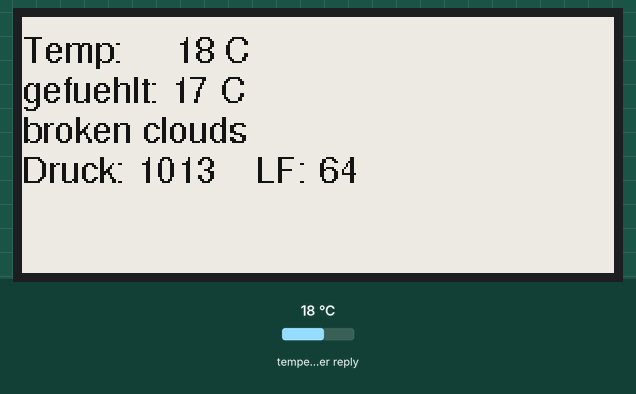
This sketch was run on a simulated ESP8266 (NodeMCU). On the bench: 296×128 one-colour display. Inputs (shaded band) come from the test bench; at power-on: temperature in the weather reply 18 °C. WiFi joins after 1.5 s; servers stay silent unless stated; web services answer with replies made up by the test bench; what the sketch prints to the serial monitor is not drawn.

Above: at 9.8 s.

The sketch:

epaper_weather.ino
```cpp
#include <Arduino.h>
#include <ESP8266WiFi.h>
#include <ESP8266WiFiMulti.h>
#include <ESP8266HTTPClient.h>
#include <WiFiClient.h>
ESP8266WiFiMulti WiFiMulti;


#include <ArduinoJson.h>

// mapping suggestion for ESP32, e.g. LOLIN32, see .../variants/.../pins_arduino.h for your board
// NOTE: there are variants with different pins for SPI ! CHECK SPI PINS OF YOUR BOARD
// BUSY -> 4, RST -> 16, DC -> 17, CS -> SS(5), CLK -> SCK(18), DIN -> MOSI(23), GND -> GND, 3.3V -> 3.3V

#include <GxEPD.h>
#include <GxGDEH029A1/GxGDEH029A1.h>      // 2.9" b/w

// FreeFonts from Adafruit_GFX
#include <Fonts/FreeSans9pt7b.h>

#include <GxIO/GxIO_SPI/GxIO_SPI.h>
#include <GxIO/GxIO.h>

GxIO_Class io(SPI, /*CS=D8*/ SS, /*DC=D3*/ 0, /*RST=D4*/ 2); // arbitrary selection of D3(=0), D4(=2), selected for default of GxEPD_Class
GxEPD_Class display(io, /*RST=D4*/ 2, /*BUSY=D2*/ 4); // default selection of D4(=2), D2(=4)

#define DEBUG true
#define LED D4
int DELAYTIME = 1000 * 60 * 1;

void setup()
{
  pinMode(LED, OUTPUT);
  digitalWrite(LED, LOW);
  if ( DEBUG == true ) {
    Serial.begin(115200);
  }


  for (uint8_t t = 4; t > 0; t--) {
    Serial.printf("[SETUP] WAIT %d...\n", t);
    Serial.flush();
    delay(1000);
  }
  WiFi.mode(WIFI_STA);
  WiFiMulti.addAP("MayBeNot", "EmmerichLan");
  digitalWrite(LED, HIGH);
  if ( DEBUG == true ) {
    Serial.print("Wait for WiFi... ");
    while (WiFiMulti.run() != WL_CONNECTED) {
      Serial.print(".");
      delay(500);
    }

    Serial.println("");
    Serial.println("WiFi connected");
    Serial.println("IP address: ");
    Serial.println(WiFi.localIP());
  }

  //display.init(115200); // enable diagnostic output on Serial
  display.setRotation(1);
  display.fillScreen(GxEPD_WHITE);
  display.setTextColor(GxEPD_BLACK);
  display.setFont( &FreeSans9pt7b );
  display.update();
  digitalWrite(LED, LOW);
}

void loop()
{

    WiFiClient client;
    HTTPClient http;
    Serial.print("[HTTP] begin...\n");
    if (http.begin(client, "http://api.openweathermap.org/data/2.5/weather?id=2867543&APPID=31a78be80554c0f4776c76af58ed50da&lang=de&units=metric")) {  // HTTP
      digitalWrite(LED, LOW);
      if ( DEBUG == true ) {
        Serial.print("[HTTP] GET...\n");
      }
      // start connection and send HTTP header
      int httpCode = http.GET();
      // httpCode will be negative on error
      if (httpCode > 0) {
        // HTTP header has been send and Server response header has been handled
        if ( DEBUG == true ) {
          Serial.printf("[HTTP] GET... code: %d\n", httpCode);
        }
        // file found at server
        if (httpCode == HTTP_CODE_OK || httpCode == HTTP_CODE_MOVED_PERMANENTLY) {
          String json = http.getString();
          const size_t capacity = JSON_ARRAY_SIZE(3) + 2*JSON_OBJECT_SIZE(1) + JSON_OBJECT_SIZE(2) + 3*JSON_OBJECT_SIZE(4) + JSON_OBJECT_SIZE(5) + JSON_OBJECT_SIZE(6) + JSON_OBJECT_SIZE(12) + 340;
          DynamicJsonDocument doc(capacity);
          deserializeJson(doc, json);

          float coord_lon = doc["coord"]["lon"]; // -0.13
          float coord_lat = doc["coord"]["lat"]; // 51.51

          JsonArray weather = doc["weather"];

          JsonObject weather_0 = weather[0];
          int weather_0_id = weather_0["id"]; // 301
          const char* weather_0_main = weather_0["main"]; // "Drizzle"
          const char* weather_0_description = weather_0["description"]; // "drizzle"
          const char* weather_0_icon = weather_0["icon"]; // "09n"

          JsonObject weather_1 = weather[1];
          int weather_1_id = weather_1["id"]; // 701
          const char* weather_1_main = weather_1["main"]; // "Mist"
          const char* weather_1_description = weather_1["description"]; // "mist"
          const char* weather_1_icon = weather_1["icon"]; // "50n"

          JsonObject weather_2 = weather[2];
          int weather_2_id = weather_2["id"]; // 741
          const char* weather_2_main = weather_2["main"]; // "Fog"
          const char* weather_2_description = weather_2["description"]; // "fog"
          const char* weather_2_icon = weather_2["icon"]; // "50n"

          const char* base = doc["base"]; // "stations"

          JsonObject main = doc["main"];
          String main_temp = main["temp"]; // 281.87
          String main_feels_like = main["feels_like"]; // 281.87
          int main_pressure = main["pressure"]; // 1032
          int main_humidity = main["humidity"]; // 100
          float main_temp_min = main["temp_min"]; // 281.15
          float main_temp_max = main["temp_max"]; // 283.15

          int visibility = doc["visibility"]; // 2900

          float wind_speed = doc["wind"]["speed"]; // 1.5

          int clouds_all = doc["clouds"]["all"]; // 90
          if ( DEBUG == true ) {
            Serial.println ( weather_0_description );
            Serial.println ( main_temp );
            Serial.println(json);
          }
          String firstmessage   = "Temp:     ";
          firstmessage        += main_temp;
          firstmessage        += " C";
          String secondmessage  = "gefuehlt: ";
          secondmessage += main_feels_like;
          secondmessage += " C";
          String thirdmessage = "Druck: ";
          thirdmessage += main_pressure;
          thirdmessage += "    LF: ";
          thirdmessage += main_humidity;
          showMessage ( firstmessage , 0 );
          showMessage ( secondmessage , 20  );
          showMessage ( weather_0_description , 40);
          showMessage ( thirdmessage , 60  );
          display.update();
          digitalWrite(LED, HIGH);
        }
      } else {
        if ( DEBUG == true ) {
          Serial.printf("[HTTP] GET... failed, error: %s\n", http.errorToString(httpCode).c_str());
        }
      }
      http.end();
    } else {
      if ( DEBUG == true ) {
        Serial.printf("[HTTP} Unable to connect\n");
      }
    }
  if ( DEBUG == true ) {
    for ( int i = DELAYTIME ; i > 0 ; i = i - 1000 ) {
      digitalWrite(LED, LOW);
      Serial.println( i );
      delay ( 500 );
      digitalWrite(LED, HIGH);
      delay( 500 );
    }
  } else {
    delay ( DELAYTIME );
  }
  //delay(1200000);
}

void showMessage( String message , int row  ) {

  display.setCursor( 0 , row);
  display.println();
  display.println ( message );

}
```
